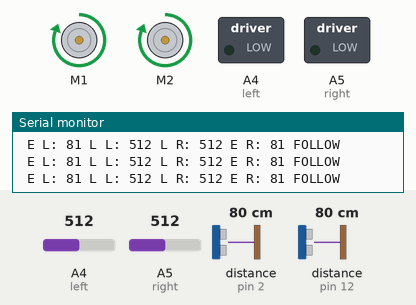
Recording of a sketch running on a simulated Arduino Uno, built with avr-gcc and run on an emulated ATmega328P. Shown: 2 × DC motor (green arrow = forward, orange = backward, longer = faster), switched loads named in the sketch (green lamp = pin HIGH), the last lines printed to the serial monitor. The inputs (shaded band) are chosen by the test bench; at power-on: distance to the obstacle (sensors on pin 2, pin 12) 80 cm, A4 (left) = 512, A5 (right) = 512. The echo pulse lasts 58.3 µs per cm.

Above: at 1.2 s.
1.3 s: distance to the obstacle (sensor on pin 2) set to 18 cm
4.3 s: distance to the obstacle (sensor on pin 2) set to 13 cm
At 5.1 s:
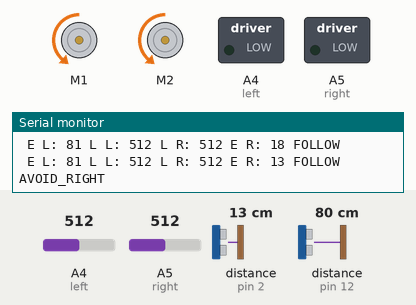
7.3 s: distance to the obstacle (sensor on pin 12) set to 17 cm
10.3 s: distance to the obstacle (sensor on pin 12) set to 13 cm
13.3 s: distance to the obstacle (sensor on pin 2) set to 35 cm
At 13.65 s:
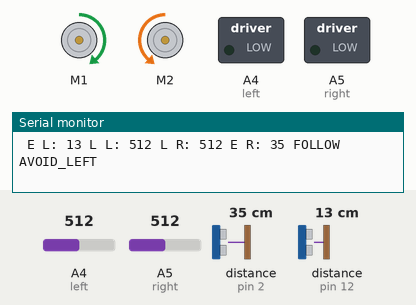
16.3 s: distance to the obstacle (sensor on pin 2) set to 2 cm
At 16.9 s:
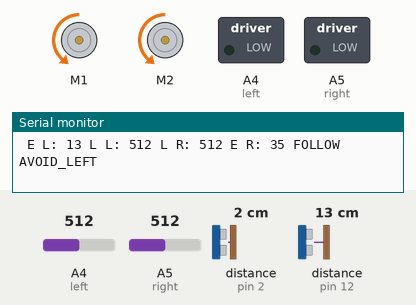
Timing chart, 0 to 20.3 s (numbered marks = the images above; inputs shaded):
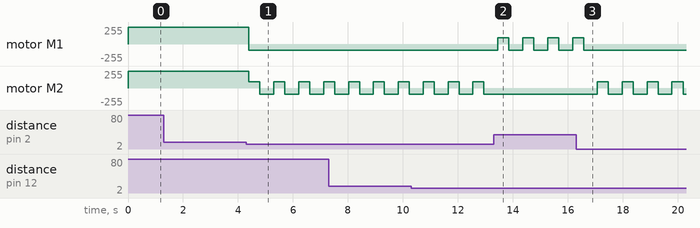

The sketch:

maze_code.ino
```cpp
#include <Wire.h>

#include <ZumoShield.h>

#include <Arduino.h>

#include <NewPing.h>

ZumoMotors motors;

enum States {
  FOLLOW,
  AVOID_LEFT,
  AVOID_RIGHT,
  SEARCH
};

const int duration;

States currentState = SEARCH;

// Define LDR pin and motor pins

const int left = A4;
const int right = A5;

const int leftTrigPin = 6;
const int leftEchoPin = 12;
const int rightTrigPin = 1;
const int rightEchoPin = 2;

int leftEyeValue;
int rightEyeValue;

NewPing sonar1(leftTrigPin, leftEchoPin, 100);
NewPing sonar2(rightTrigPin, rightEchoPin, 100);

bool isLeftSensorWorking = true;
bool isRightSensorWorking = true;

const int lightThreshold = 30;
const int echoThreshold = 15;
const int TOP_SPEED = 150;

void setup() {
  Serial.begin(9600);
  // Initialize motor control pins as OUTPUT
  pinMode(left, OUTPUT);
  pinMode(right, OUTPUT);
}

void loop() {
  // Read the LDR sensor leftEyeValue
  int leftEyeValue = analogRead(left);
  int rightEyeValue = analogRead(right);

  int echoLeftValue = sonar1.ping_cm(100);
  int echoRightValue = sonar2.ping_cm(100);

  // we are assuming that a value of zero means there was no reading or the devicie is disconnected
  if (echoLeftValue == 0) {
    isLeftSensorWorking = false;
  } else {
    isLeftSensorWorking = true;
  }

  // we are assuming that a value of zero means there was no reading or the devicie is disconnected
  if (echoRightValue == 0) {
    isRightSensorWorking = false;
  } else {
    isRightSensorWorking = true;
  }

  Serial.print(" E L: ");
  if (isLeftSensorWorking == true) {
    Serial.print(echoLeftValue);
  } else {
    Serial.print(" (no-value) ");
  }

  Serial.print(" L L: ");
  Serial.print(leftEyeValue);
  Serial.print(" L R: ");
  Serial.print(rightEyeValue);
  Serial.print(" E R: ");
  if (isRightSensorWorking == true) {
    Serial.print(echoRightValue);
  } else {
    Serial.print(" (no-value) ");
  }

  if (leftEyeValue > lightThreshold || rightEyeValue > lightThreshold) {
    Serial.print(" FOLLOW");
    currentState = FOLLOW;
  } else {
    Serial.print(" SEARCH");
    // No light detected search for light
    currentState = SEARCH;
  }

  if (isLeftSensorWorking && echoLeftValue <= echoThreshold) {
    Serial.print(" AVOID_LEFT");
    currentState = AVOID_LEFT;
  }
  if (isRightSensorWorking && echoRightValue <= echoThreshold)  //not working
  {
    Serial.print(" AVOID_RIGHT");
    currentState = AVOID_RIGHT;
  }
  Serial.println("");


  switch (currentState) {

    case FOLLOW:
      follow(leftEyeValue, rightEyeValue);
      break;

    case SEARCH:
      searchForLight();
      break;

    case AVOID_LEFT:
      avoidObstacleOnLeft();
      break;

    case AVOID_RIGHT:
      avoidObstacleOnRight();
      break;
  }

  delay(100);
}

void follow(int leftEyeValue, int rightEyeValue) {
  motors.setSpeeds(leftEyeValue * 2, rightEyeValue * 2);
}

void searchForLight() {
  motors.setSpeeds(TOP_SPEED, TOP_SPEED);
  delay(100);

}


void avoidObstacleOnLeft()  // turn right
{
  motors.setSpeeds(TOP_SPEED, -TOP_SPEED);
  delay(400);

   motors.setSpeeds(-TOP_SPEED, -TOP_SPEED);
   delay(400);
}

void avoidObstacleOnRight()  // turn left // this sensor is not working.....
{
  motors.setSpeeds(-TOP_SPEED, TOP_SPEED);
  delay(400);

   motors.setSpeeds(-TOP_SPEED, -TOP_SPEED);
  delay(400);
}
```

Measured:
- the behaviour switches between 16 and 15 cm on distance to the obstacle (sensor on pin 2) (found by bisection; images 0 and 1)
- after the input at 4.3 s, motor M1: forward 255/255 → backward 95/255 after 0.09 s; motor M2: alternates forward 95/255 for 0.40 s and backward 95/255 for 0.51 s, starting after 0.09 s
- after the input at 13.3 s, motor M1: alternates forward 95/255 for 0.40 s and backward 95/255 for 0.51 s, starting after 0.16 s; motor M2: stops changing and stays backward 95/255
- after the input at 16.3 s, motor M1: goes on until 16.6 s, then stays backward 95/255; motor M2: alternates forward 95/255 for 0.40 s and backward 95/255 for 0.50 s, starting after 0.78 s
